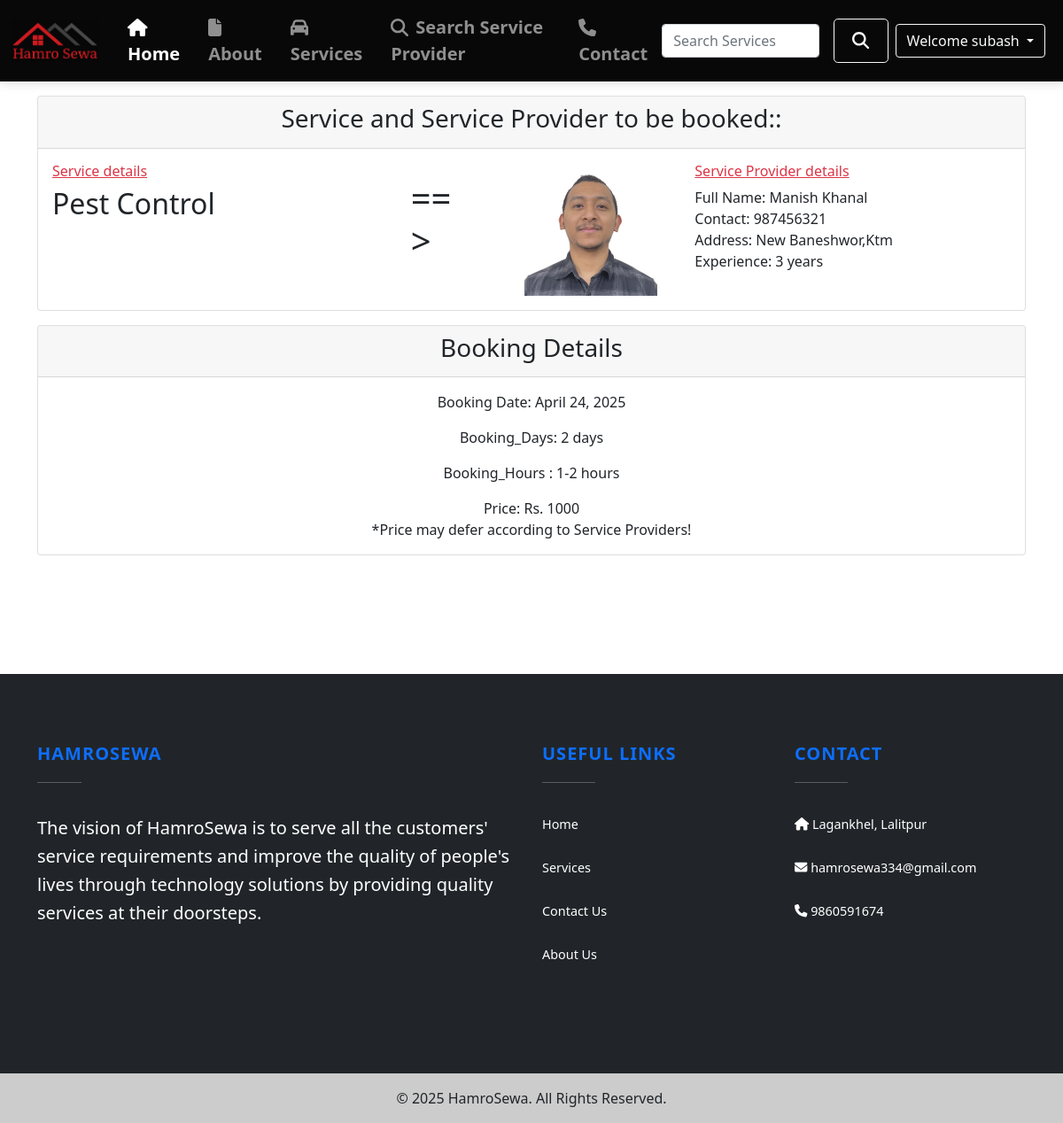
The page /booking_status/1 (signed in) on the database its author committed.
### home/models.py (models this page shows, shortened)
class Booking(models.Model):
    status = models.ForeignKey(Status, on_delete=models.CASCADE, null=True)
    customer = models.ForeignKey(Customer, on_delete=models.CASCADE, null=True)
    user = models.ForeignKey(Service_Man, on_delete=models.CASCADE, null=True)
    service = models.ForeignKey(Service, on_delete=models.CASCADE, null=True)  # Keep this field
    book_date = models.DateField(null=True)
    book_days = models.CharField(max_length=100, null=True)
    book_hours = models.CharField(max_length=100, null=True)

class Service_Man(models.Model):
    status = models.ForeignKey(Status, on_delete=models.CASCADE, null=True)
    city = models.ForeignKey(City, on_delete=models.CASCADE, null=True, blank=True)
    user = models.ForeignKey(User, on_delete=models.CASCADE, null=True)
    phone = models.CharField(max_length=20, null=True)
    image = models.ImageField(upload_to='service_man/', null=True)
    cert = models.FileField(upload_to='service_man/', null=True, default='service_man/certificate.png')
    address = models.CharField(max_length=100, null=True)
    service = models.ForeignKey(Service, on_delete=CASCADE, null=True, blank=True)
    experience = models.IntegerField(default=0)
    date_joined = models.DateField(auto_now_add=True)

class Service(models.Model):
    service_id = models.AutoField(primary_key=True)
    service_name = models.CharField(max_length=50)
    service_desc = models.TextField()
    image = models.FileField(null=True)
    pub_date = models.DateField(auto_now_add=True)

### home/views.py (the view)
# urls.py: path('booking_status/<int:pid>', views.bookingStatus, name= 'booking_status'),
@login_required(login_url='login')
def bookingStatus(request, pid):
    book = Booking.objects.get(id=pid)
    return render(request, 'booking_status.html', {'book': book})

### templates/booking_status.html (shortened to what this page needs)
{% extends 'base.html' %}
{% block body %}
<div class="container-fluid cover-height">
    {% if not request.user %}
    <div class="container my-3">
        <div class="card">
            <div class="card-header">
                <h3 class="text-center">Service and Service Provider to be booked:: </h3>
            </div>
            <div class="card-body row">
                <div class="col-md-4">
                    <h6 class="text-danger"><u> Service details</u></h6>
                    <h2 class="card-title">{{book.user.service.service_name}}</h2>
                </div>
                <div class="col-md-1 m-3">
                    <h1> ==> </h1>
                </div>
                <div class="col-md-2">
                    <img src="{{book.customer.image.url}}" alt="Customer Image" width="150px" height="150px">
                </div>
                <div class="col-md-4 p-0 m-0">
                    <h6 class="text-danger"><u> Cutomers Provider details</u></h6>
                    <p class="m-0">Full Name: {{book.customer.user.first_name}} {{book.customer.user.last_name}}</p>
                    <p class="m-0">Contact: {{book.customer.phone}}</p>
                    <p class="m-0">Address: {{book.customer.address}}</p>
                </div>
            </div>
        </div>
    </div>
    {% else %}
    <div class="container my-3">
        <div class="card">
            <div class="card-header">
                <h3 class="text-center">Service and Service Provider to be booked:: </h3>
            </div>
            <div class="card-body row">
                <div class="col-md-4">
                    <h6 class="text-danger"><u> Service details</u></h6>
                    <h2 class="card-title">{{book.user.service.service_name}}</h2>
                </div>
                <div class="col-md-1 m-3">
                    <h1> ==> </h1>
                </div>
                <div class="col-md-2">
                    <img src="{{book.user.image.url}}" alt="Customer Image" width="150px" height="150px">
                </div>
                <div class="col-md-4 p-0 m-0">
                    <h6 class="text-danger"><u> Service Provider details</u></h6>
                    <p class="m-0">Full Name: {{book.user.user.first_name}} {{book.user.user.last_name}}</p>
                    <p class="m-0">Contact: {{book.user.phone}}</p>
                    <p class="m-0">Address: {{book.user.address}}</p>
                    <p class="m-0">Experience: {{book.user.experience}} years</p>
                </div>
            </div>
        </div>
    </div>
    {% endif %}
    <div class="container my-3">
        <div class="card">
            <div class="card-header">
                <h3 class="text-center">Booking Details </h3>
            </div>
            <div class="card-body row">
                <div class="text-center">
                    <p>Booking Date: {{book.book_date}}</p>
                    <p>Booking_Days: {{book.book_days}} days</p>
                    <p>Booking_Hours : {{book.book_hours}} hours</p>
                    <p class="m-0">Price: Rs. 1000 </p>
                    <p class="m-0 text-grey">*Price may defer according to Service Providers!</p>
                </div>
            </div>
        </div>
    </div>
</div>
{% endblock %}

### templates/base.html (shortened to what this page needs)
{% load static %}
<!DOCTYPE html>
<html lang="en">
<head>
    <link rel="stylesheet" href="https://cdnjs.cloudflare.com/ajax/libs/jquery-confirm/3.3.2/jquery-confirm.min.css">
    <link href="https://cdn.jsdelivr.net/npm/bootstrap@5.0.1/dist/css/bootstrap.min.css" rel="stylesheet"
>
    <link rel="stylesheet" href="https://cdnjs.cloudflare.com/ajax/libs/font-awesome/4.7.0/css/font-awesome.min.css">
    <link rel="stylesheet" href="https://stackpath.bootstrapcdn.com/font-awesome/4.7.0/css/font-awesome.min.css">
<link rel="stylesheet" href="https://cdnjs.cloudflare.com/ajax/libs/font-awesome/6.4.0/css/all.min.css"
integrity="sha512-iecdLmaskl7CVkqkXNQ/ZH/XLlvWZOJyj7Yy7tcenmpD1ypASozpmT/E0iPtmFIB46ZmdtAc9eNBvH0H/ZpiBw=="
crossorigin="anonymous" />
    <link rel="stylesheet" href="{% static '/css/style.css' %}">
</head>
<body>
<nav class="navbar navbar-expand-lg navbar-dark" style="background-color: #080808; box-shadow: 0 4px 10px rgba(0,0,0,0.1);">
    <div class="container-fluid">
        <a class="navbar-brand" href="/"><img src="{% static 'img/logo11.png' %}" style="width: 100px;" /></a>
        <div class="collapse navbar-collapse" id="navbarSupportedContent">
            <ul class="navbar-nav me-auto mb-2 mb-lg-0" style="font-weight: 600;">
                <li class="nav-item mx-2">
                    <a class="nav-link active fs-5" aria-current="page" href="/">
                        <i class="fa fa-home" style="padding-right: 8px;"></i>Home
                    </a>
                </li>
                <li class="nav-item mx-2">
                    <a class="nav-link fs-5" href="/about">
                        <i class="fa fa-file" style="padding-right: 8px;"></i>About
                    </a>
                </li>
                <li class="nav-item mx-2">
                    <a class="nav-link fs-5" href="/services">
                        <i class="fa fa-car" style="padding-right: 8px;"></i>Services
                    </a>
                </li>
                <li class="nav-item mx-2">
                    <a class="nav-link fs-5" href="{% url 'search_user' %}">
                        <i class="fa fa-search" style="padding-right: 8px;"></i>Search Service Provider
                    </a>
                </li>
                <li class="nav-item mx-2">
                    <a class="nav-link fs-5" href="/contact">
                        <i class="fa fa-phone" style="padding-right: 8px;"></i>Contact
                    </a>
                </li>
            </ul>
            <form class="d-flex align-items-center" action="/search" method="GET">
                <input class="form-control me-3" type="search" name="search" id="search"
                       placeholder="Search Services" aria-label="Search" required>
                <button class="btn btn-outline-light btn-lg" type="submit" style="font-size: 1.2rem; padding: 10px 20px;">
                    <i class="fa fa-search"></i>
                </button>
            </form>
            <div class="m-2">
                {% if user.is_authenticated %}
                <span class="dropdown">
                    <button class="btn btn-outline-light dropdown-toggle" type="button" id="userid"
                        data-bs-toggle="dropdown" aria-expanded="false">
                        Welcome {{request.user}}
                    </button>
                </span>
                {% endif %}
            </div>
        </div>
    </div>
</nav>
    {% block body %}{% endblock body %}
<footer class="text-white bg-dark">
    <div class="container py-5">
        <div class="row">
            <div class="col-lg-6 col-md-12 mb-4">
                <h5 class="text-uppercase fw-bold text-primary">HamroSewa</h5>
                <hr class="mb-4 mt-0 d-inline-block mx-auto" style="width: 50px; background-color: #fff;" />
                <p class="lead fs-bold">
                    The vision of HamroSewa is to serve all the customers' service requirements and improve the
                    quality of
                    people's lives through technology solutions by providing quality services at their
                    doorsteps.
                </p>
            </div>
            <div class="col-lg-3 col-md-6 mb-4">
                <h5 class="text-uppercase fw-bold text-primary">Useful links</h5>
                <hr class="mb-4 mt-0 d-inline-block mx-auto" style="width: 60px; background-color: #fff;" />
                <p>
                    <a href="#!" class="text-white text-decoration-none">Home</a>
                </p>
                <p>
                    <a href="/services/" class="text-white text-decoration-none">Services</a>
                </p>
                <p>
                    <a href="/contact/" class="text-white text-decoration-none">Contact Us</a>
                </p>
                <p>
                    <a href="/about/" class="text-white text-decoration-none">About Us</a>
                </p>
            </div>
            <div class="col-lg-3 col-md-6 mb-4">
                <h5 class="text-uppercase fw-bold text-primary">Contact</h5>
                <hr class="mb-4 mt-0 d-inline-block mx-auto" style="width: 60px; background-color: #fff;" />
                <p><i class="fa fa-home mr-3"></i>
                    <a href="https://www.google.com/maps?q=Lagankhel,+Lalitpur" target="_blank" class="text-white text-decoration-none">Lagankhel, Lalitpur</a>
                </p>
                <p><i class="fa fa-envelope mr-3"></i>
                    <a href="mailto:gharsewaadmin@gmail.com" class="text-white text-decoration-none">hamrosewa334@gmail.com</a>
                </p>
                <p><i class="fa fa-phone mr-3"></i>
                    <a href="tel:9860591674" class="text-white text-decoration-none">9860591674</a>
                </p>
            </div>
        </div>
    </div>
</footer>
<div class="text-center p-3" style="background-color: rgba(0, 0, 0, 0.2);">
    <p class="mb-0">© 2025 HamroSewa. All Rights Reserved.</p>
</div>
</body>
</html>

### static/css/style.css (style rules this page uses)
:root { --font1: "Montserrat"; --font2: "Roboto Slab"; --color1: #708ce7; }
* { box-sizing: border-box; margin: 0; padding: 0; }
html { scroll-behavior: smooth; }
body { overflow-x: hidden; line-height: 1.5; }
img { display: block; }
.row { justify-content: space-between; }
.cover-height { height: 81.6vh; }

### templates/base.html (style rules this page uses)
a { text-decoration: none; }
footer { background-color: #1c2331; color: white; padding-top: 30px; padding-bottom: 30px; }
footer h5 { font-size: 1.25rem; font-weight: 700; letter-spacing: 1px; margin-bottom: 20px; }
footer hr { width: 100px; background-color: #7c4dff; height: 2px; margin: 10px 0; }
footer p, footer a { font-size: 0.9rem; line-height: 1.6; }
footer p { padding: 5px 0; }

### rows shown on the page
Booking: user.service.service_name "Pest Control", user.image (picture), user.user.first_name "Manish", user.user.last_name "Khanal", user.phone "987456321", user.address "New Baneshwor,Ktm", user.experience "3", book_date "April 24, 2025", book_days "2", book_hours "1-2"

### other values the page prints
{{ request.user }} "subash"
